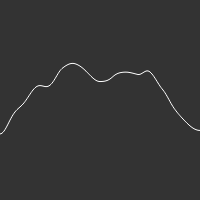
Frame 1 (no input)
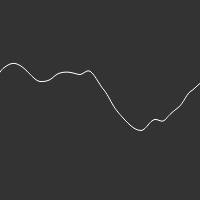
Frame 60 (no input)
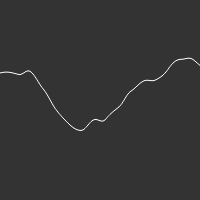
Frame 120 (the mouse pressed at the canvas centre since frame 60)

The p5.js sketch that drew these frames (run headless with seeded random() and noise() and a simulated clock; from frame 60 on, the mouse is pressed at the canvas centre):

// p5.js sketch
// ── sketch.js
let xoff1 = 0;
let xoff2 = 1000;
let inc = 0.01;
let start = 0;

function setup() {
  // put setup code here
  createCanvas(200, 200);
  pixelDensity(1);
}

function draw1() {
  // put drawing code here
  background(51);
  // let x = random(width);
  let x = map(noise(xoff1), 0, 1, 0, width);
  let y = map(noise(xoff2), 0, 1, 0, width);
  xoff1 += 0.01;
  xoff2 += 0.01;
  ellipse(x, y, 24, 24);
}
function draw() {
  // randomSeed(10);
  // put drawing code here
  background(51);
  stroke(255);
  noFill();
  beginShape();
  // let x = random(width);
  let xoff = start;
  for (let x = 0; x <= width; x++) {
    // const y = map(-1, 1, sin(xoff), 0, 1);
    // const y = height / 2 + (sin(xoff) * height) / 2;
    const n = map(noise(xoff), 0, 1, 0, height);
    const s = map(sin(xoff), -1, 1, -50, 50);
    const y = n;
    // const y = noise(xoff) * 100 + height / 2 + (sin(xoff) * height) / 2;
    xoff += inc;
    vertex(x, y);
  }
  endShape();
  start += inc;
  // noLoop();
}

function draw1() {
  let yoff = 0;
  loadPixels();
  for (let y = 0; y <= height; y++) {
    let xoff = 0;
    for (let x = 0; x <= width; x++) {
      const index = (x + y * width) * 4;
      // const r = random(255);
      const r = noise(xoff, yoff) * 255;
      pixels[index + 0] = r;
      pixels[index + 1] = r;
      pixels[index + 2] = r;
      pixels[index + 3] = 255;
      xoff += inc;
    }
    yoff += inc;
  }
  updatePixels();
  // noLoop();
}
